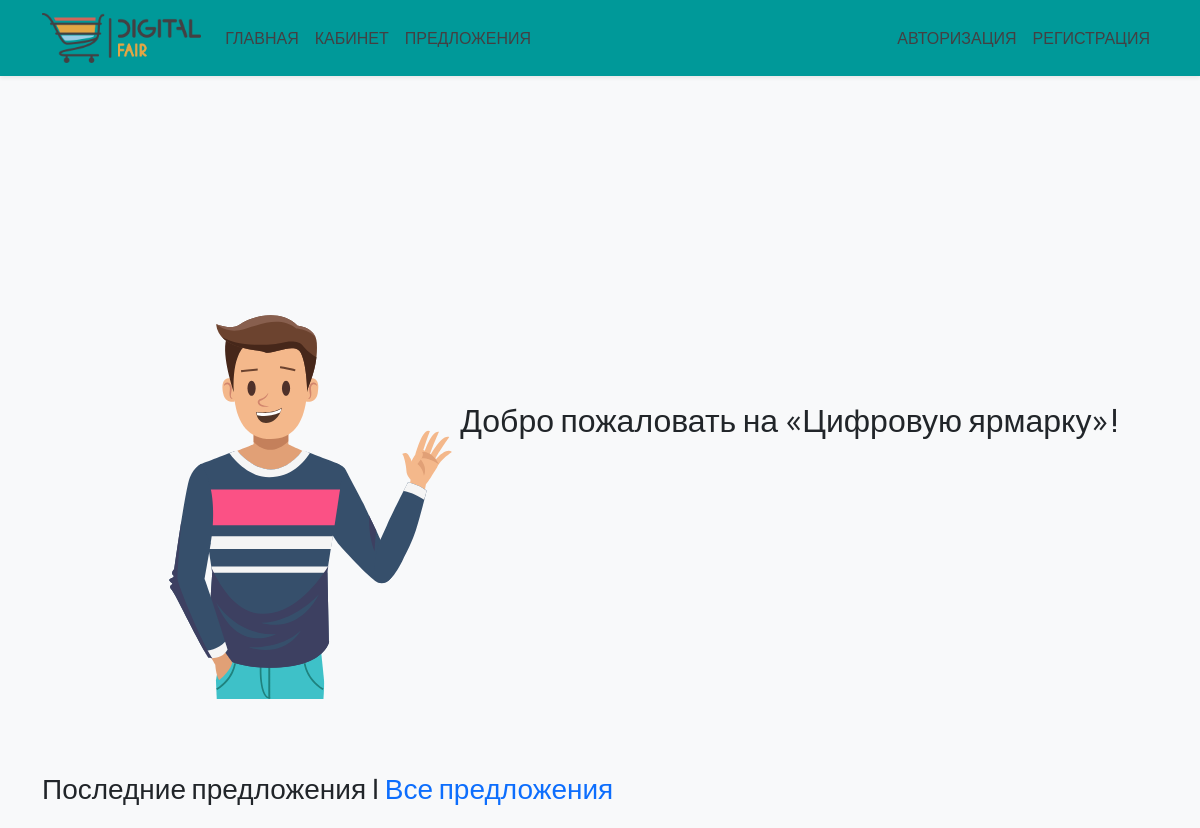
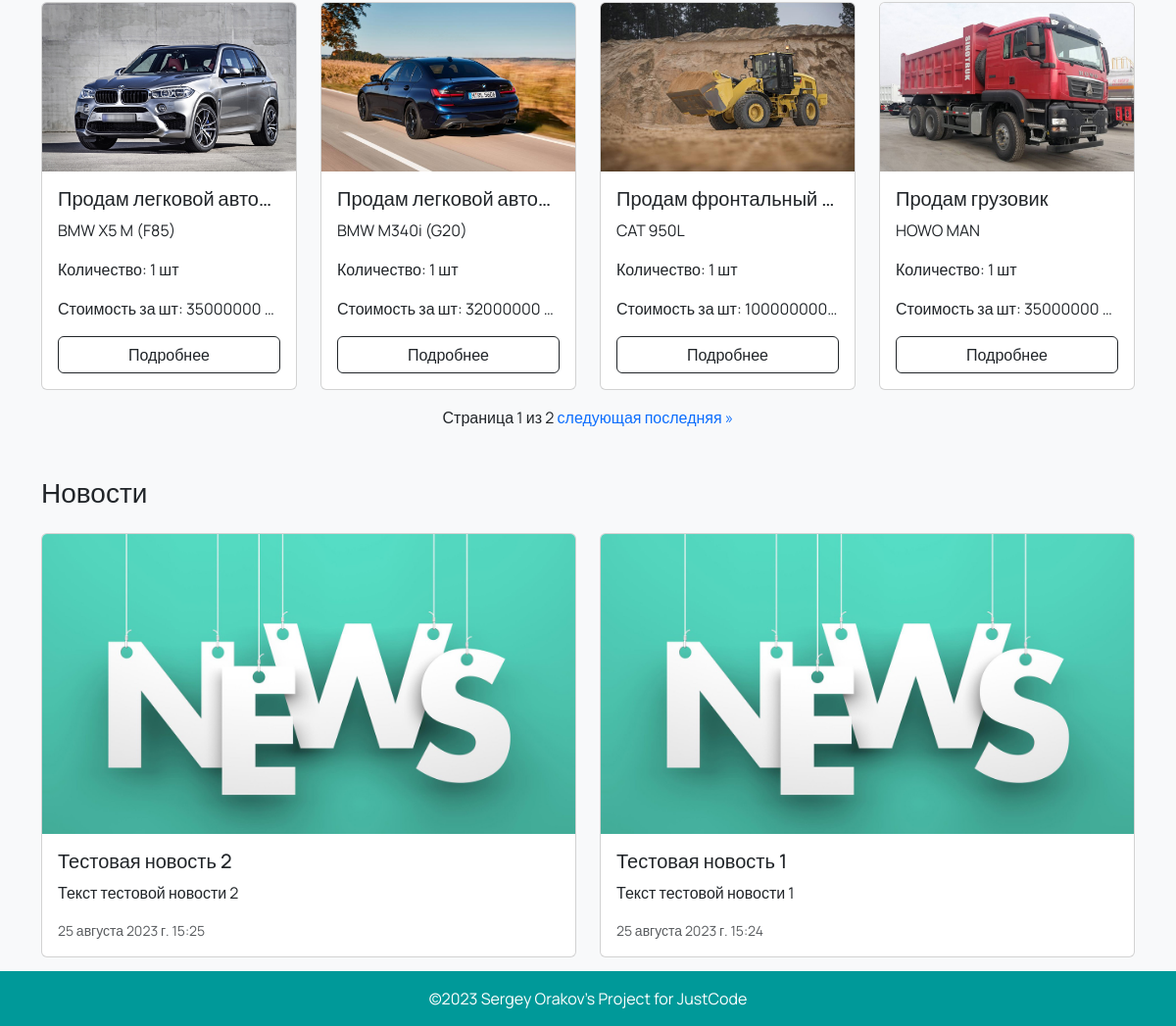
The page / on the database its author committed (2 pictures, top to bottom).
### main/models.py (models this page shows, shortened)
class OfferSale(models.Model):
    title = models.CharField(max_length=64)
    image = models.ImageField(upload_to='img/offer_image', default='img/no_item_image.jpg')
    category = models.ForeignKey(Category, on_delete=models.CASCADE)
    description = models.TextField(null=True, blank=True)
    manufacturer = models.ForeignKey(Manufacturer, on_delete=models.CASCADE)
    offer_model = models.ForeignKey(OfferModel, on_delete=models.CASCADE)
    amount = models.PositiveIntegerField()
    unit = models.ForeignKey(Unit, on_delete=models.CASCADE)
    condition_new = models.BooleanField(default=True)
    price = models.PositiveIntegerField()
    datetime = models.DateTimeField(auto_now_add=True)
    in_active = models.BooleanField(default=True)
    salesman = models.ForeignKey(CustomUser, on_delete=models.CASCADE)
    country = models.CharField(max_length=64)
    city = models.CharField(max_length=64)
    street = models.CharField(max_length=64)
    home_number = models.CharField(max_length=64)
    class Meta:
        verbose_name = 'Предложение на продажу'
        verbose_name_plural = 'Предложения на продажу'

class Manufacturer(models.Model):
    name = models.CharField(max_length=128)
    description = models.TextField(null=True, blank=True)
    class Meta:
        verbose_name = 'Производитель'
        verbose_name_plural = 'Производители'
    def __str__(self):
        return self.name

class OfferModel(models.Model):
    name = models.CharField(max_length=128)
    manufacturer = models.ForeignKey(Manufacturer, on_delete=models.CASCADE)
    description = models.TextField(null=True, blank=True)
    class Meta:
        verbose_name = 'Модель'
        verbose_name_plural = 'Модели'
    def __str__(self):
        return self.name

class Unit(models.Model):
    name = models.CharField(max_length=64)
    class Meta:
        verbose_name = 'Единица измерения'
        verbose_name_plural = 'Единицы измерения'
    def __str__(self):
        return self.name

class News(models.Model):
    title = models.CharField(max_length=128)
    body = models.TextField(null=True, blank=True)
    image = models.ImageField(upload_to='img/news_image', default='img/default_news.jpg')
    datetime = models.DateTimeField(auto_now_add=True)
    class Meta:
        verbose_name = 'Новость'
        verbose_name_plural = 'Новости'

### main/views.py (the view)
# urls.py: path('', homeView, name='home_url'),
def homeView(request):
    offers = OfferSale.objects.all().order_by('-datetime')
    news = News.objects.all().order_by('-datetime')
    paginator = Paginator(offers, 4)
    page_number = request.GET.get('page')
    page_obj = paginator.get_page(page_number)
    context = {
        'page_obj': page_obj,
        'news': news,
    }
    return render(request, 'home.html', context)

### main/context_processors.py (called while the page is built)
def current_year(request):
    return {'current_year': datetime.datetime.now().year}

### templates/home.html (shortened to what this page needs)
{% extends 'base.html' %}
{% load static %}
{% block content %}
<div class="row">
    <div class="col-sm-4 my-auto">
        <div class="bg-img" id="lottieAnimation" style="width: 600px; height: 600px;"></div>
    </div>
    <div class="col-sm-8 text-center my-auto">
        {% if user.is_authenticated %}
            <h2>Добро пожаловать на «Цифровую ярмарку»!</h2>
            <h1>{{ user.first_name }} {{ user.last_name }}</h1>
        {% else %}
            <h2>Добро пожаловать на «Цифровую ярмарку»!</h2>
        {% endif %}
    </div>
<div class="container mt-5">
    <h3>Последние предложения | <a class="text-decoration-none" href="{% url 'offers_url'%}">Все предложения</a></h3>
    <div class="row">
        {% for offer in page_obj %}
        <div class="col-md-3 mt-3">
            <div class="card">
                <img src="{{ offer.image.url }}" class="card-img-top" alt="{{ offer.title }}">
                <div class="card-body">
                    <h5 class="card-title text-truncate">{{ offer.title }}</h5>
                    <p class="card-text text-truncate">{{ offer.manufacturer }} {{ offer.offer_model }}</p>
                    <p class="card-text text-truncate">Количество: {{ offer.amount }} {{ offer.unit }}</p>
                    <p class="card-text text-truncate">Стоимость за {{ offer.unit }}: {{ offer.price }} KZT</p>
                    <a href="{% url 'offer_url' offer.id %}" class="btn btn-outline-dark d-grid gap-2">Подробнее</a>
                </div>
            </div>
        </div>
        {% endfor %}
        <div class="container mt-3">
            <div class="d-flex justify-content-center">
                <div class="pagination">
                    <span class="step-links">
                    <span class="current">
                        Страница {{ page_obj.number }} из {{ page_obj.paginator.num_pages }}
                    </span>
                    {% if page_obj.has_next %}
                        <a class="text-decoration-none" href="?page={{ page_obj.next_page_number }}">следующая</a>
                        <a class="text-decoration-none" href="?page={{ page_obj.paginator.num_pages }}">последняя &raquo;</a>
                    {% endif %}
                    </span>
                </div>
            </div>
        </div>
<div class="container mt-5">
    <h3>Новости</h3>
    <div class="row">
        {% for news in news %}
        <div class="col-md-6 mt-3">
            <div class="card">
                <img src="{{ news.image.url }}" class="card-img-top" alt="{{ news.title }}">
                <div class="card-body">
                    <h5 class="card-title text-truncate">{{ news.title }}</h5>
                    <p class="card-text text-truncate">{{ news.body }}</p>
                    <p class="card-text text-muted small text-truncate">{{ news.datetime }}</p>
                </div>
            </div>
        </div>
        {% endfor %}
    </div>
</div>
{% endblock content %}

### templates/base.html (style rules this page uses)
body { background-color: #f8f9fa; font-family: 'Manrope', sans-serif; margin-bottom: 70px; }

### rows shown on the page
OfferSale: image (picture), title "Продам легковой авто…", manufacturer "BMW", offer_model "X5 M (F85)", amount "1", unit "шт", price "35000000"
OfferSale: image (picture), title "Продам легковой авто…", manufacturer "BMW", offer_model "M340i (G20)", amount "1", unit "шт", price "32000000"
OfferSale: image (picture), title "Продам фронтальный…", manufacturer "CAT", offer_model "950L", amount "1", unit "шт", price "100000000…"
OfferSale: image (picture), title "Продам грузовик", manufacturer "HOWO", offer_model "MAN", amount "1", unit "шт", price "35000000"
News: image (placeholder picture), title "Тестовая новость 2", body "Текст тестовой новости 2", datetime "25 августа 2023 г. 15:25"
News: image (placeholder picture), title "Тестовая новость 1", body "Текст тестовой новости 1", datetime "25 августа 2023 г. 15:24"

### other values the page prints
{{ page_obj.number }} "1"
{{ page_obj.paginator.num_pages }} "2"
